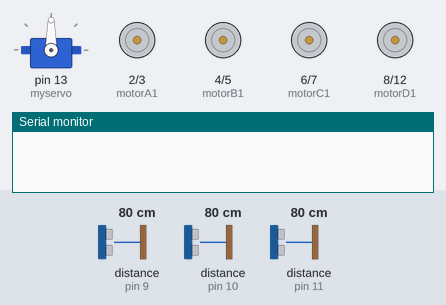
Bench run of a sketch on a simulated Arduino Uno, built with avr-gcc and run on an emulated ATmega328P. Parts: servo, motor-driver pin pairs drawn as motors (green arrow = first pin HIGH = forward, orange = second pin HIGH = backward, longer = more drive), the last lines printed to the serial monitor. The inputs (shaded band) are chosen by the test bench; at power-on: distance to the obstacle (sensors on pin 9, pin 10, pin 11) 80 cm.

Above: at 1.05 s.
At 1.6 s:
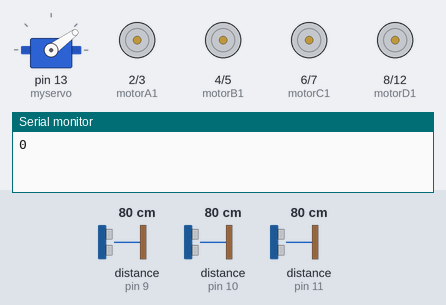
At 1.85 s:
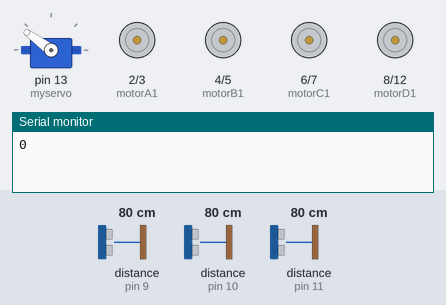
At 2.15 s:
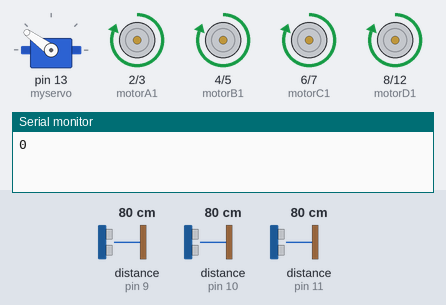
At 4.65 s:
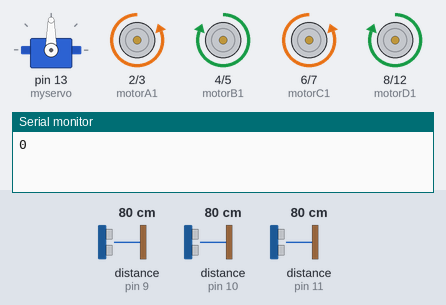
Timing chart, 0 to 9.5 s (numbered marks = the images above):
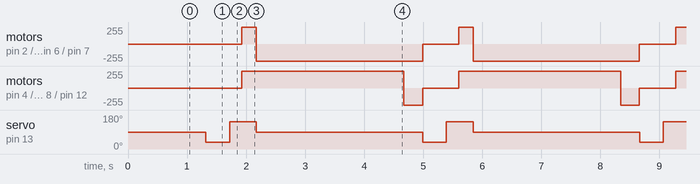

Measured:
- by itself, servo on pin 13 (myservo): repeats every 3.7 s: 144° 0.46 s, 90° 2.8 s, 36° 0.41 s
- by itself, motor on pin 2 (motorA1) / pin 3 (motorA2), motor on pin 6 (motorC1) / pin 7 (motorC2): repeats every 3.7 s: backward 255/255 2.8 s, stopped 0.61 s, forward 255/255 0.25 s
- by itself, motor on pin 4 (motorB1) / pin 5 (motorB2), motor on pin 8 (motorD1) / pin 12 (motorD2): repeats every 3.7 s: backward 255/255 0.31 s, stopped 0.61 s, forward 255/255 2.8 s

The sketch:

MASINA_SMECHERA.ino
```cpp
#include <Servo.h>        //add Servo Motor library
#include <NewPing.h>      //add Ultrasonic sensor library

#define S_PIN1 9
#define S_PIN2 10
#define S_PIN3 11
#define swap(a,b) a ^= b; b ^= a; a ^= b;
#define sort(a,b) if(a>b){ swap(a,b); }

#define MAX_DISTANCE 2600 // sets maximum useable sensor measuring distance to 300cm // NU FOLOESC

#define COLL_DIST 25 // sets distance at which robot stops and reverses to 30cm

NewPing sonarF(S_PIN1, S_PIN1, MAX_DISTANCE);
NewPing sonarR(S_PIN2, S_PIN2, MAX_DISTANCE);
NewPing sonarL(S_PIN3, S_PIN3, MAX_DISTANCE);

/// MOTOR A
  const int motorA1  = 2;
  const int motorA2  = 3;

//// MOTOR B
  const int motorB1  = 4;
  const int motorB2  = 5;

/// MOTOR C
  const int motorC1  = 6;
  const int motorC2  = 7;

//// MOTOR D
  const int motorD1  = 8;
  const int motorD2  = 12;

Servo myservo;

int leftDistance, rightDistance; //distances on either side
int curDist = 0;


//-------------------------------------------- SETUP LOOP ----------------------------------------------------------------------------
void setup() {
  myservo.attach(13);
  myservo.write(90); // tells the servo to position at 90-degrees ie. facing forward.
  delay(1000); // delay for one seconds

    pinMode(motorA1, OUTPUT);
    pinMode(motorA2, OUTPUT);

    pinMode(motorB1, OUTPUT);
    pinMode(motorB2, OUTPUT);

    pinMode(motorC1, OUTPUT);
    pinMode(motorC2, OUTPUT);

    pinMode(motorD1, OUTPUT);
    pinMode(motorD2, OUTPUT);
    Serial.begin(9600);

 }
//------------------------------------------------------------------------------------------------------------------------------------

//---------------------------------------------MAIN LOOP ------------------------------------------------------------------------------
void loop() {
  myservo.write(90);  // move eyes forward
  delay(90);

  curDist = readPing();   // read distance

  if (curDist < COLL_DIST) {changePath();}  // if forward is blocked change direction

  moveForward();  // move forward
 }
//-------------------------------------------------------------------------------------------------------------------------------------

void changePath() {
  moveStop();   //

  myservo.write(36);  // check distance to the right
    delay(200);
    rightDistance = sonarF.ping(); //set right distance
    delay(200);
    myservo.write(144);  // check distace to the left
    delay(200);
    leftDistance = sonarF.ping(); //set left distance
    moveBackward();
    myservo.write(90); //return to center
    compareDistance();
  }


void compareDistance()   // CAUTA CEA MAI LUNGA DISTANTA DE LA SENZOR
{
  if (leftDistance>rightDistance) // DACA E AI OK LEFT
  {
    turnLeft();
  }
  else if (rightDistance>leftDistance) // DACA E MAI OK RIGHT
  {
    turnRight();
  }
   else // DACA SUNT LA FEL DE FUCKED
  {
    turnAround();
  }
}

int median(int a, int b, int c, int d, int e)
{
    sort(a,b);
    sort(d,e);
    sort(a,c);
    sort(b,c);
    sort(a,d);
    sort(c,d);
    sort(b,e);
    sort(b,c);
    return c;
}

//-------------------------------------------------------------------------------------------------------------------------------------

int readPing() { // read the ultrasonic sensor distance
  delay(70);
    unsigned int p1, p2,p3, uS,i=0,P1[5], P2[5], P3[5];

  for(i=0; i<5; i++)
  {
   delay(15);
   P1[i]= sonarF.ping();
   P2[i]= sonarL.ping();
   P3[i]= sonarR.ping();
  }

  p1 =  median(P1[0], P1[1], P1[2], P1[3], P1[4]);
  p1 =  median(P2[0], P2[1], P2[2], P2[3], P2[4]);
  p1 =  median(P3[0], P3[1], P3[2], P3[3], P3[4]);

  // Serial.println(p3/US_ROUNDTRIP_CM);

   if ( p1 < p2 && p1 < p3)
    uS=p1;
   else if ( p2 < p3 && p2 < p1)
    uS=p2;
   else if (p3 < p1 && p3 < p2)
    uS=p3;

  int cm = uS/US_ROUNDTRIP_CM;
  Serial.println(cm);
  return cm;
}
//-------------------------------------------------------------------------------------------------------------------------------------
void moveStop() {

  analogWrite(motorA1, 0); analogWrite(motorA2, 0);
  analogWrite(motorB1, 0); analogWrite(motorB2, 0);

  analogWrite(motorC1, 0); analogWrite(motorC2, 0);
  analogWrite(motorD1, 0); analogWrite(motorD2, 0);
}

//-------------------------------------------------------------------------------------------------------------------------------------
void moveForward() {

  analogWrite(motorA1, 0); analogWrite(motorA2, 255);
  analogWrite(motorB1, 0); analogWrite(motorB2, 255);

  analogWrite(motorC1, 0); analogWrite(motorC2, 255);
  analogWrite(motorD1, 0); analogWrite(motorD2, 255);

}
//-------------------------------------------------------------------------------------------------------------------------------------
void moveBackward() {

  analogWrite(motorA1, 255); analogWrite(motorA2, 0);
  analogWrite(motorB1, 255); analogWrite(motorB2, 0);

  analogWrite(motorC1, 255); analogWrite(motorC2, 0);
  analogWrite(motorD1, 255); analogWrite(motorD2, 0);
   delay(250);
}

//-------------------------------------------------------------------------------------------------------------------------------------
void turnRight() {

  analogWrite(motorA1, 0); analogWrite(motorA2, 255);
  analogWrite(motorB1, 255); analogWrite(motorB2, 0);

  analogWrite(motorC1, 0); analogWrite(motorC2, 255);
  analogWrite(motorD1, 255); analogWrite(motorD2, 0);
  delay(1500);
}

//-------------------------------------------------------------------------------------------------------------------------------------
void turnLeft() {

  analogWrite(motorA1, 255); analogWrite(motorA2, 0);
  analogWrite(motorB1, 0); analogWrite(motorB2, 255);

  analogWrite(motorC1, 255); analogWrite(motorC2, 0);
  analogWrite(motorD1, 0); analogWrite(motorD2, 255);
  delay(1500); // run motors this way for 1500
}

//-------------------------------------------------------------------------------------------------------------------------------------
void turnAround() {

  analogWrite(motorA1, 0); analogWrite(motorA2, 255);
  analogWrite(motorB1, 255); analogWrite(motorB2, 0);

  analogWrite(motorC1, 0); analogWrite(motorC2, 255);
  analogWrite(motorD1, 255); analogWrite(motorD2, 0);
  delay(2500); // run motors this way for 1500
}
```
